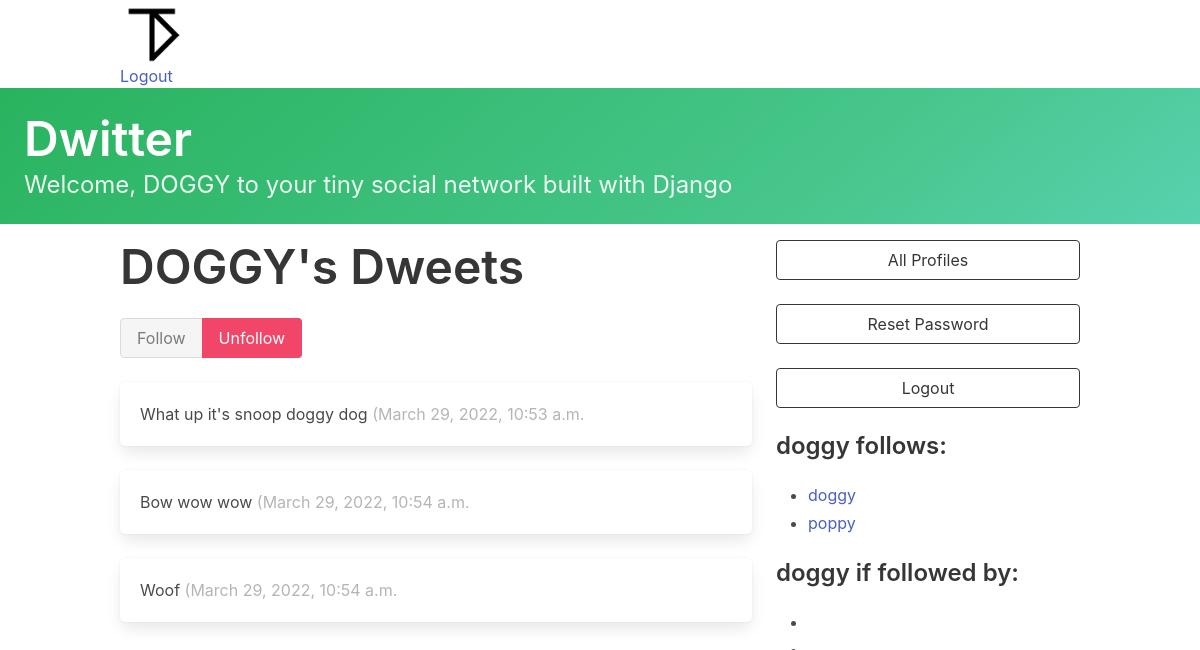
Page /profile/1 (signed in) on the committed database.
### dwitter/models.py (models this page shows, shortened)
class Profile(models.Model):
    user = models.OneToOneField(User, on_delete=models.CASCADE)
    follows = models.ManyToManyField(
        "self",
        related_name="followed_by",
        symmetrical=False,
        blank=True
    )
    def __str__(self):
        return self.user.username

class Dweet(models.Model):
    user = models.ForeignKey(
        User, related_name="dweets", on_delete=models.DO_NOTHING
    )
    body = models.CharField(max_length=140)
    created_at = models.DateTimeField(auto_now_add=True)

### dwitter/views.py (the view, shortened to what this page needs)
# urls.py: path('profile/<int:pk>', profile, name="profile"),
def profile(request, pk):
    if not hasattr(request.user, 'profile'):
        missing_profile = Profile(user=request.user)
        missing_profile.save()
    profile = Profile.objects.get(pk=pk)
    return render(request, "dwitter/profile.html", {"profile": profile})

### dwitter/templates/dwitter/profile.html (shortened to what this page needs)
{%  extends 'base.html' %}
{% block content %}
<div class="column">
        <div class="block">
            <h1 class="title is-1">
                {{ profile.user.username|upper }}'s Dweets
            </h1>
        <form method="post">
            <div class="buttons has-addons">
                {% if profile in user.profile.follows.all %}
                    <button class="button is-success is-static">Follow</button>
                    <button class="button is-danger" name="follow" value="unfollow">
                        Unfollow
                    </button>
                {% else %}
                    <button class="button is-success" name="follow" value="follow">
                        Follow
                    </button>
                    <button class="button is-danger is-static">Unfollow</button>
                {% endif %}
            </div>
        </form>
        </div>
    <div class="content">
    {% for dweet in profile.user.dweets.all %}
        <div class="box">
            {{ dweet.body }}
            <span class="is-small has-text-grey-light">
                ({{ dweet.created_at }}
            </span>
        </div>
    {% endfor %}
    </div>
</div>
<div class="column is-one-third">
    <div class="block">
        <a href="{% url 'dwitter:profile_list' %}">
            <button class="button is-dark is-outlined is-fullwidth">
                All Profiles
            </button>
        </a>
    </div>
    <div class="block">
        <a href="{% url 'dwitter:password_change'  %} ">
            <button class="button is-dark is-outlined is-fullwidth">
                Reset Password
            </button>
        </a>
    </div>
    <div class="block">
        <a href="{% url 'dwitter:logout'  %} ">
            <button class="button is-dark is-outlined is-fullwidth">
                Logout
            </button>
        </a>
    </div>
    <div class="block">
        <h3 class="title is-4">
            {{ profile.user.username }} follows:
        </h3>
        <div class="content">
            <ul>
            {% for following in profile.follows.all %}
                <li>
                    <a href="{% url 'dwitter:profile' following.id %}">
                        {{ following }}
                    </a>
                </li>
            {% endfor %}
            </ul>
        </div>
    </div>
    <div class="block">
        <h3 class="title is-4">
            {{ profile.user.username }} if followed by:
        </h3>
        <div class="content">
            <ul>
                {% for followers in profile.followed_by.all %}
                    <li>
                    </li>
                {% endfor %}
            </ul>
        </div>
    </div>
</div>
{% endblock content %}

### dwitter/templates/base.html (shortened to what this page needs)
<!DOCTYPE html>
<html lang="en">
<head>
    <link rel="stylesheet"
          href="https://cdn.jsdelivr.net/npm/bulma@0.9.3/css/bulma.min.css">
</head>
<body>
    <div class = "container">
        <span class = "logo">
            <span class="media-left image is-64x64">
                    {% load static %}
                    <img src="{% static 'media/Data_Team_Logo_Small.png' %}">
            </span>
            <div class="block">
                {% if user.is_authenticated %}
                    <a href="{% url 'dwitter:logout' %}">Logout</a>
                {% else %}
                    <a href="{% url 'dwitter:login' %}">Login</a>
                {% endif %}
            </div>
        </span>
    </div>
    <a href="{%  url 'dwitter:dashboard' %} ">
    <section class="hero is-small is-success is-bold mb-4">
        <div class="hero-body">
            <h1 class="title is-1">Dwitter</h1>
            <p class="subtitle is-4">
                Welcome, {{ user.username|upper }} to your tiny social network built with Django
            </p>
        </div>
    </section>
    </a>
    <div class="container">
        <div class="columns is-centered">
            {% block content %}
            {% endblock content %}
        </div>
    </div>
</body>
</html>

### rows in the picture
Profile: user.username "DOGGY", user.username "doggy"
Dweet: body "What up it's snoop doggy dog", created_at "March 29, 2022, 10:53 a.m."
Dweet: body "Bow wow wow", created_at "March 29, 2022, 10:54 a.m."
Dweet: body "Woof", created_at "March 29, 2022, 10:54 a.m."
Profile: user.username "poppy"

### other values in the picture
{{ user.username|upper }} "DOGGY"
